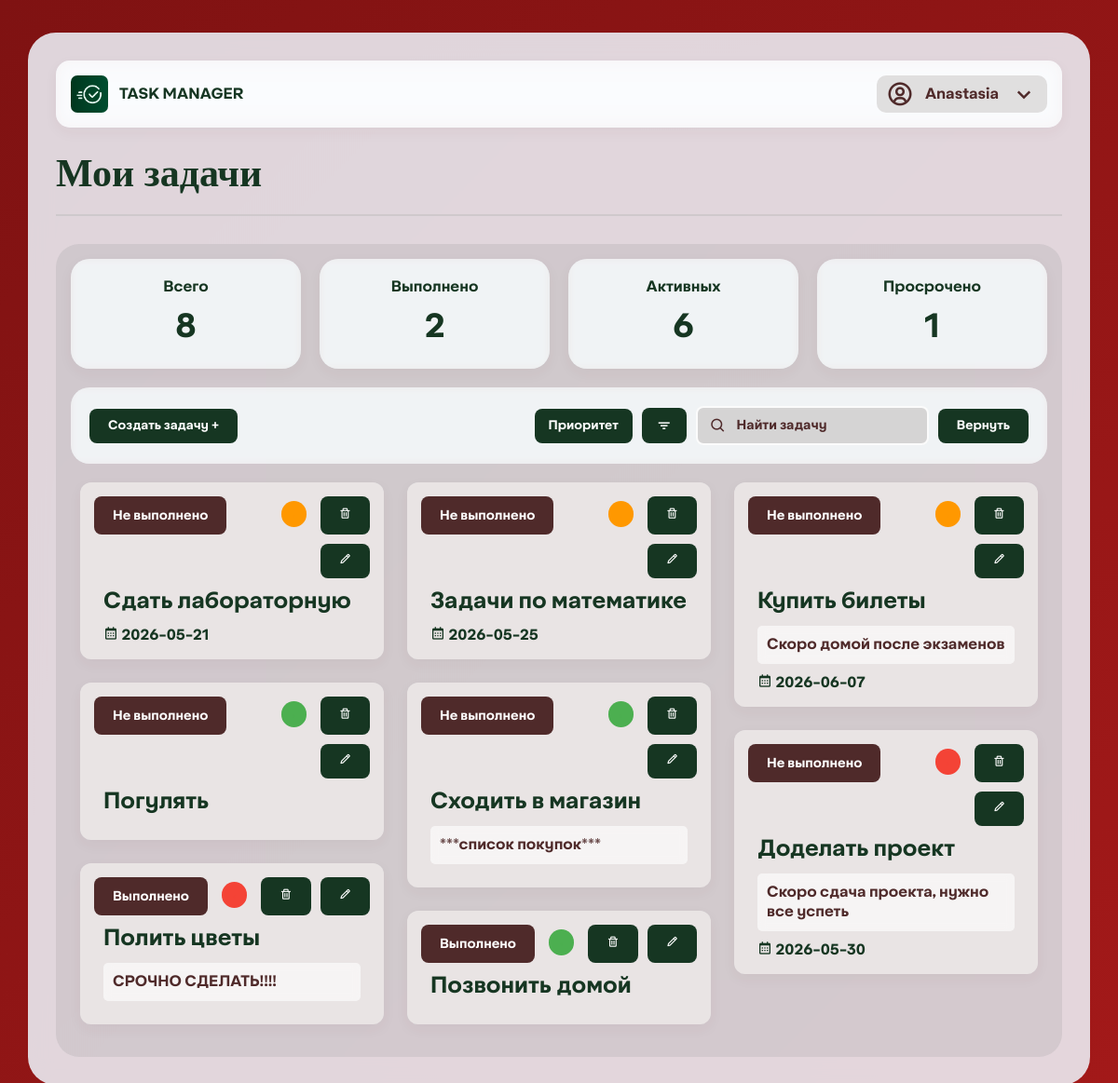
The app's page /homepage (signed in) with its own data.
### tables this page shows
CREATE TABLE users (
        id INTEGER PRIMARY KEY AUTOINCREMENT,
        name TEXT NOT NULL,
        username TEXT UNIQUE NOT NULL,
        password TEXT NOT NULL,
        created_time TEXT NOT NULL
    );

CREATE TABLE tasks (
        user_id INTEGER NOT NULL,
        id INTEGER PRIMARY KEY AUTOINCREMENT,
        name TEXT NOT NULL,
        description TEXT,
        status INTEGER DEFAULT 0, 
        limit_time TEXT DEFAULT NULL,
        created_time TEXT NOT NULL,
        priority INTEGER DEFAULT 0, 
        FOREIGN KEY (user_id) REFERENCES users (id)
    );

### application/pages.py (the view)
@router.get("/homepage")
def homepage(request: Request, search: str = "", filter: str = ""):
    try:
        user_id = request.cookies.get("user_id")
        if not user_id:
            response = RedirectResponse("/", status_code=303)
            response.headers["Cache-Control"] = "no-cache, no-store, must-revalidate"
            return response
        user = get_user_id(int(user_id))
        all_tasks = get_tasks(int(user_id))
        if search:
            tasks = get_task_name(search, int(user_id))
        elif filter == "completed":
            tasks = get_tasks_complited(int(user_id))
        elif filter == "in_progress":
            tasks = get_tasks_active(int(user_id))
        elif filter == "over":
            tasks = get_tasks_over(int(user_id))
        elif filter == "limit":
            tasks = get_tasks_limit(int(user_id))
        elif filter == "priority_low":
            tasks = get_tasks_priority(int(user_id), 0)
        elif filter == "priority_med":
            tasks = get_tasks_priority(int(user_id), 1)
        elif filter == "priority_high":
            tasks = get_tasks_priority(int(user_id), 2)
        else:
            tasks = all_tasks
        total = len(all_tasks)
        active = len([i for i in all_tasks if i[4] == 0])
        completed = len([i for i in all_tasks if i[4] == 1])
        today = datetime.now().date()
        overdue = 0
        for i in all_tasks:
            limit_time = i[5]
            if limit_time and i[4] != 1:
                deadline = datetime.strptime(limit_time, "%Y-%m-%d").date()
                if deadline < today:
                    overdue += 1
        return templates.TemplateResponse("homepage.html", {
            "request": request,
            "user": user,
            "tasks": tasks,
            "total": total,
            "completed": completed,
            "active": active,
            "overdue": overdue,
            "search": search,
            "current_filter": filter
        })
    except Exception:
        return RedirectResponse("/errorpage")

### templates/homepage.html (shortened to what this page needs)
{% extends 'base.html' %}
{% block content %}
<body class="tasks-page">
    <div class="tasks-container">
        <div class="server-profile-bar">
            <div class="server-info">
                <img src="/static/images/logo-with.png" alt="Server" class="logo">
                <span class="server-name">TASK MANAGER</span>
            </div>
            <div class="profile-info">
                <i class='bx bx-user-circle'></i>
                <span class="name">{{ user[1] }}</span>
                <i class='bx bx-chevron-down'></i>
            </div>
        </div>
        <div class="tasks-header">
            <h1 class="text">Мои задачи</h1>
        </div>
        <div class="back">
            <div class="stats-grid">
                <div class="stat-card">
                    <h3>Всего</h3>
                    <div class="stat-number" id="totalTasks">{{ total }}</div>
                </div>
                <div class="stat-card">
                    <h3>Выполнено</h3>
                    <div class="stat-number" id="completedTasks">{{ completed }}</div>
                </div>
                <div class="stat-card">
                    <h3>Активных</h3>
                    <div class="stat-number" id="activeTasks">{{ active }}</div>
                </div>
                <div class="stat-card">
                    <h3>Просрочено</h3>
                    <div class="stat-number" id="overdueTasks">{{ overdue }}</div>
                </div>
            </div>
            <div class="filters-section">
                <form action="/create">
                    <div class="create-button">
                        <button type="submit" class="create-btn">Cоздать задачу +</button>
                    </div>
                </form>
                <div class="search-wrapper">
                    <div class="priority-filter-button">
                        <button class="filter-btn" id="priorityFilterBtn">
                            Приоритет
                        </button>
                    </div>
                    <div class="filter-button">
                        <button class="filter-btn" id="filterBtn">
                            <i class="bx bx-filter"></i>
                        </button>
                    </div>
                    <div class="search-box">
                        <form action="/homepage" method="GET" id="searchForm">
                            <input type="text" name="search" id="searchInput" placeholder="         Найти задачу" value="{{ search_query if search_query else '' }}">
                            <i class="bx bx-search"></i>
                        </form>
                    </div>
                    <div class="clear-button">
                        <button type="submit" class="clear-btn" onclick="location.href='/homepage'">Вернуть</button>
                    </div>
                </div>
            </div>
            <div class="tasks-grid" id="tasksGrid">
                {% if tasks %}
                    {% for task in tasks %}
                    <div class="task-container">
                        <div class="task-edit-buttons">
                            <div class="task-card-header">
                                <form action="/update_task_status/{{ task[1] }}" method="POST">
                                    <button type="submit" class="status-btn">{% if task[4] == 1 %}Выполнено{% else %}Не выполнено{% endif %}</button>
                                </form>
                            </div>
                            <div class="task-priority-section">
                                <form action="/update_task_priority/{{ task[1] }}" method="POST" class="priority-form">
                                    <button type="submit" class="priority-btn
                                        {% if task[7] == 0 %}priority-low
                                        {% elif task[7] == 1 %}priority-med
                                        {% elif task[7] == 2 %}priority-high
                                        {% endif %}">
                                    </button>
                                </form>
                            </div>
                            <button class="delete-task-btn" onclick="deleteTask({{ task[1] }})"><i class="bx bx-trash"></i></button>
                            <button class="edit-task-btn" onclick="location.href='/edittask?task_id={{ task[1] }}'">
                                <i class="bx bx-pencil"></i>
                            </button>
                        </div>
                        <div class="task-card">
                            <h2 class="task-name">{{ task[2] }}</h2>
                            {% if task[3] %}
                            <p class="task-description-preview">{{ task[3] }}</p>
                            {% endif %}
                            {% if task[5] %}
                            <div class="task-deadline">
                                <i class='bx bx-calendar'></i>
                                <span>{{ task[5] }}</span>
                            </div>
                            {% endif %}
                        </div>
                    </div>
                    {% endfor %}
                {% else %}
                    <div class="empty-state1" style="color: rgb(209, 202, 206);">Тут немного пусто</div>
                    <div class="empty-state">Тут немного пусто</div>
                {% endif %}
            </div>
        </div>
    </div>
</body>
{% endblock %}

### templates/base.html (shortened to what this page needs)
<!DOCTYPE html>
<html lang="ru">
<head>
    <link rel="stylesheet" href="static\styles.css">
    <link rel="stylesheet" href="https://unpkg.com/boxicons@2.1.4/css/boxicons.min.css">
</head>
{% block content %}{% endblock %}
</html>

### records on screen
users: name "Anastasia"
tasks: status "Не выполнено", name "Сдать лабораторную", limit_time "2026-05-21"
tasks: status "Не выполнено", name "Погулять"
tasks: status "Выполнено", name "Полить цветы", description "СРОЧНО СДЕЛАТЬ!!!!"
tasks: status "Не выполнено", name "Задачи по математике", limit_time "2026-05-25"
tasks: status "Не выполнено", name "Сходить в магазин", description "***список покупок***"
tasks: status "Выполнено", name "Позвонить домой"
tasks: status "Не выполнено", name "Купить билеты", description "Скоро домой после экзаменов", limit_time "2026-06-07"
tasks: status "Не выполнено", name "Доделать проект", description "Скоро сдача проекта, нужно все успеть", limit_time "2026-05-30"

### other values on screen
{{ total }} "8"
{{ completed }} "2"
{{ active }} "6"
{{ overdue }} "1"
